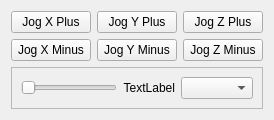
      <widget class="QWidget" name="tab_5">
       <attribute name="title">
        <string>Jog</string>
       </attribute>
       <layout class="QGridLayout" name="gridLayout_7">
        <item row="0" column="1">
         <widget class="QPushButton" name="jog_plus_pb_1">
          <property name="text">
           <string>Jog Y Plus</string>
          </property>
         </widget>
        </item>
        <item row="1" column="0">
         <widget class="QPushButton" name="jog_minus_pb_0">
          <property name="text">
           <string>Jog X Minus</string>
          </property>
         </widget>
        </item>
        <item row="1" column="2">
         <widget class="QPushButton" name="jog_minus_pb_2">
          <property name="text">
           <string>Jog Z Minus</string>
          </property>
         </widget>
        </item>
        <item row="0" column="0">
         <widget class="QPushButton" name="jog_plus_pb_0">
          <property name="text">
           <string>Jog X Plus</string>
          </property>
         </widget>
        </item>
        <item row="1" column="1">
         <widget class="QPushButton" name="jog_minus_pb_1">
          <property name="text">
           <string>Jog Y Minus</string>
          </property>
         </widget>
        </item>
        <item row="0" column="2">
         <widget class="QPushButton" name="jog_plus_pb_2">
          <property name="text">
           <string>Jog Z Plus</string>
          </property>
         </widget>
        </item>
        <item row="2" column="0" colspan="3">
         <widget class="QFrame" name="frame">
          <property name="frameShape">
           <enum>QFrame::StyledPanel</enum>
          </property>
          <property name="frameShadow">
           <enum>QFrame::Raised</enum>
          </property>
          <layout class="QGridLayout" name="gridLayout_8">
           <item row="0" column="1">
            <widget class="QLabel" name="jog_vel_lb">
             <property name="text">
              <string>TextLabel</string>
             </property>
             <property name="alignment">
              <set>Qt::AlignRight|Qt::AlignTrailing|Qt::AlignVCenter</set>
             </property>
            </widget>
           </item>
           <item row="0" column="0">
            <widget class="QSlider" name="jog_vel_sl">
             <property name="orientation">
              <enum>Qt::Horizontal</enum>
             </property>
            </widget>
           </item>
           <item row="0" column="2">
            <widget class="QComboBox" name="jog_modes_cb"/>
           </item>
          </layout>
         </widget>
        </item>
       </layout>
      </widget>
